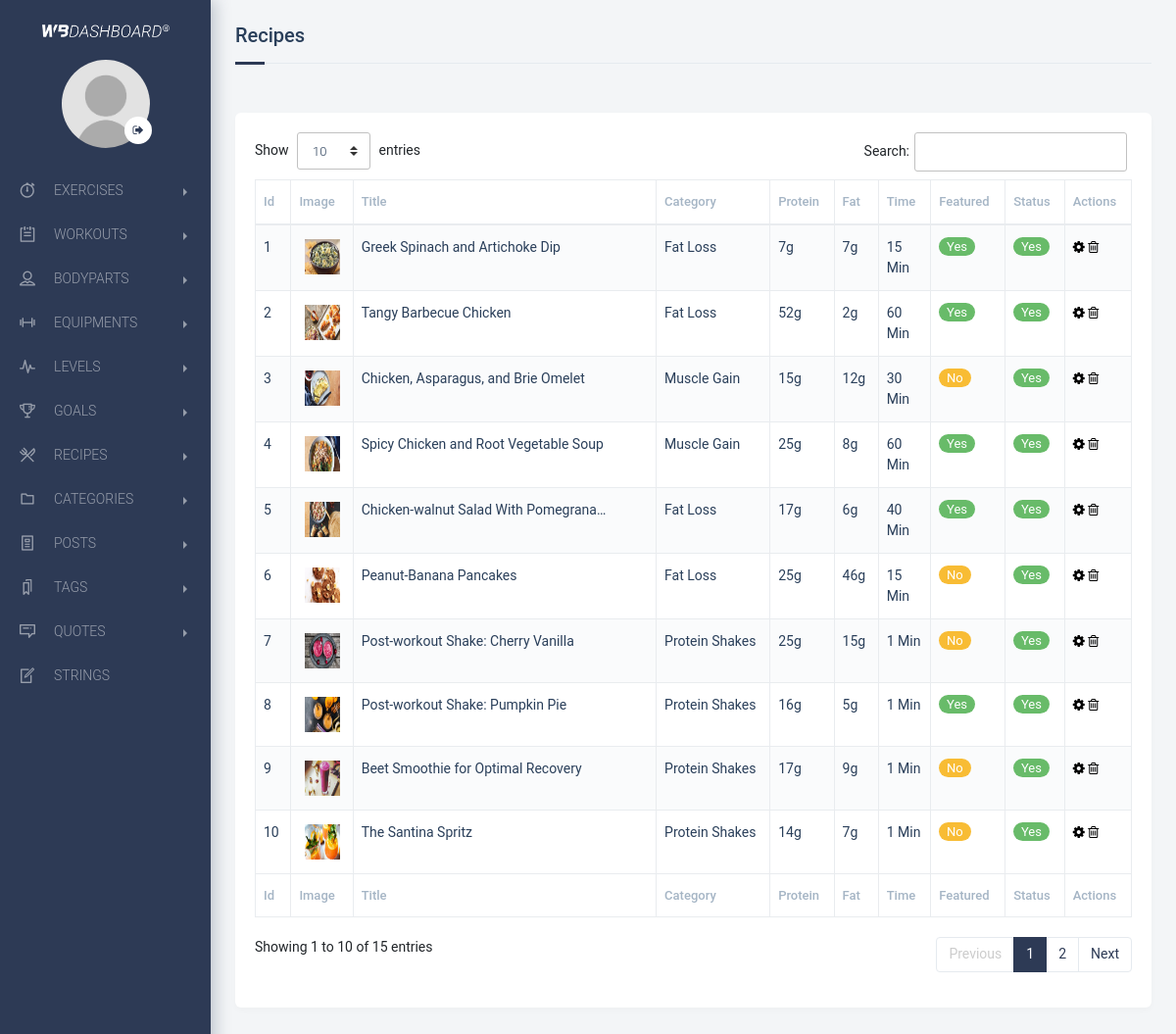
/backend/controller/recipes.php (signed in), run on the app's committed database.
### tables this page shows
CREATE TABLE `diets` (
  `diet_id` int(11) NOT NULL,
  `diet_title` varchar(150) NOT NULL,
  `diet_description` text NOT NULL,
  `diet_ingredients` text NOT NULL,
  `diet_category` int(11) NOT NULL,
  `diet_directions` text NOT NULL,
  `diet_calories` varchar(50) NOT NULL,
  `diet_carbs` varchar(50) NOT NULL,
  `diet_protein` varchar(50) NOT NULL,
  `diet_fat` varchar(50) NOT NULL,
  `diet_time` varchar(50) NOT NULL,
  `diet_servings` varchar(50) NOT NULL,
  `diet_featured` varchar(50) NOT NULL,
  `diet_status` varchar(50) NOT NULL,
  `diet_image` varchar(50) NOT NULL
);

CREATE TABLE `categories` (
  `category_id` int(11) NOT NULL,
  `category_title` text NOT NULL,
  `category_image` varchar(150) NOT NULL
);

### backend/admin/functions.php (called while the page is built, shortened)
<?php
function get_all_diets($connect)
{
    $sentence = $connect->prepare("SELECT diets.*,categories.category_title AS category_title FROM diets,categories WHERE diets.diet_category = categories.category_id ORDER BY diet_id DESC");
    $sentence->execute();
    return $sentence->fetchAll();
}
?>

### backend/views/recipes.view.php (the view, shortened to what this page needs)
<section class="page-container">
    <div class="page-content-wrapper">
 <div class="content sm-gutter">
            <div class="container-fluid padding-25 sm-padding-10">
                <div class="row">
                    <div class="col-12">
                        <div class="section-title">
                            <h5>Recipes</h5>
                        </div>
                    </div>
<div class="col-12">
                        <div class="block table-block mb-4" style="margin-top: 20px;">
                            <div class="row">
                                <div class="table-responsive">
<table id="table_id" class="table table-striped table-bordered" cellspacing="0" width="100%" style="border-radius: 5px;">
    <thead>
            <tr>
              <th>Id</th>
                <th>Image</th>
                <th>Title</th>
                <th>Category</th>
                <th>Protein</th>
                <th>Fat</th>
                <th>Time</th>
                <th>Featured</th>
                <th>Status</th>
                <th>Actions</th>
            </tr>
        </thead>
        <tfoot>
            <tr>
              <th>Id</th>
                <th>Image</th>
                <th>Title</th>
                <th>Category</th>
                <th>Protein</th>
                <th>Fat</th>
                <th>Time</th>
                <th>Featured</th>
                <th>Status</th>
                <th>Actions</th>
            </tr>
        </tfoot>
        <tbody>
        <?php foreach($diets as $diet): ?>
            <tr>
              <td><?php echo $diet['diet_id']; ?></td>
                <td width="40px" align="center"><img src="../images/<?php echo $diet['diet_image']; ?>" style="width: 40px; height: 40px; padding: 2px;"></td>
                <td><div class="ellipsis" style="width: 250px"><?php echo $diet['diet_title']; ?></div></td>
                <td><?php echo $diet['category_title']; ?></td>
                <td><?php echo $diet['diet_protein']; ?></td>
                <td><?php echo $diet['diet_fat']; ?></td>
                <td><?php echo $diet['diet_time']; ?></td>
                                <td class="status">
                    <?php
                    $status = $diet['diet_featured'];
                    if ($status == 1) {
                        echo '<span class="badge badge-pill bg-success">Yes</span>';
                    }else{
                        echo '<span class="badge badge-pill bg-warning">No</span>';
                    }
                    ?>
                </td>
                                <td class="status">
                    <?php
                    $status = $diet['diet_status'];
                    if ($status == 1) {
                        echo '<span class="badge badge-pill bg-success">Yes</span>';
                    }else{
                        echo '<span class="badge badge-pill bg-warning">No</span>';
                    }
                    ?>
                </td>
                <td>
                <a href="../controller/edit_recipe.php?id=<?php echo $diet['diet_id']; ?>" style="font-size: 14px;color: #000000;"><i class="fa fa-cog"></i></a>
          <a onclick="alertdelete_<?php echo $diet['diet_id']; ?>();" style="cursor: pointer;font-size: 14px;color: #000000;"><i class="fa fa-trash-o"></i></a>
          </td>
            </tr>
        <?php endforeach; ?>
        </tbody>
</table>
</div>
</div>
</div>
</div>
</div>
</div>
</div>
</div>
</section>

### backend/assets/css/lightbox.css (style rules this page uses)
body:after { content: url(../files/close.png) url(../files/loading.gif) url(../files/prev.png) url(../files/next.png); display: none; }

### data on the page
diets: diet_id "10", diet_image (picture), diet_title "The Santina Spritz", diet_category.category_title "Protein Shakes", diet_protein "14g", diet_fat "7g", diet_time "1 Min", diet_featured "No", diet_status "Yes"
diets: diet_id "9", diet_image (picture), diet_title "Beet Smoothie for Optimal Recovery", diet_category.category_title "Protein Shakes", diet_protein "17g", diet_fat "9g", diet_time "1 Min", diet_featured "No", diet_status "Yes"
diets: diet_id "8", diet_image (picture), diet_title "Post-workout Shake: Pumpkin Pie", diet_category.category_title "Protein Shakes", diet_protein "16g", diet_fat "5g", diet_time "1 Min", diet_featured "Yes", diet_status "Yes"
diets: diet_id "7", diet_image (picture), diet_title "Post-workout Shake: Cherry Vanilla", diet_category.category_title "Protein Shakes", diet_protein "25g", diet_fat "15g", diet_time "1 Min", diet_featured "No", diet_status "Yes"
diets: diet_id "6", diet_image (picture), diet_title "Peanut-Banana Pancakes", diet_category.category_title "Fat Loss", diet_protein "25g", diet_fat "46g", diet_time "15 Min", diet_featured "No", diet_status "Yes"
diets: diet_id "5", diet_image (picture), diet_title "Chicken-walnut Salad With Pomegrana…", diet_category.category_title "Fat Loss", diet_protein "17g", diet_fat "6g", diet_time "40 Min", diet_featured "Yes", diet_status "Yes"
diets: diet_id "4", diet_image (picture), diet_title "Spicy Chicken and Root Vegetable Soup", diet_category.category_title "Muscle Gain", diet_protein "25g", diet_fat "8g", diet_time "60 Min", diet_featured "Yes", diet_status "Yes"
diets: diet_id "3", diet_image (picture), diet_title "Chicken, Asparagus, and Brie Omelet", diet_category.category_title "Muscle Gain", diet_protein "15g", diet_fat "12g", diet_time "30 Min", diet_featured "No", diet_status "Yes"
diets: diet_id "2", diet_image (picture), diet_title "Tangy Barbecue Chicken", diet_category.category_title "Fat Loss", diet_protein "52g", diet_fat "2g", diet_time "60 Min", diet_featured "Yes", diet_status "Yes"
diets: diet_id "1", diet_image (picture), diet_title "Greek Spinach and Artichoke Dip", diet_category.category_title "Fat Loss", diet_protein "7g", diet_fat "7g", diet_time "15 Min", diet_featured "Yes", diet_status "Yes"
